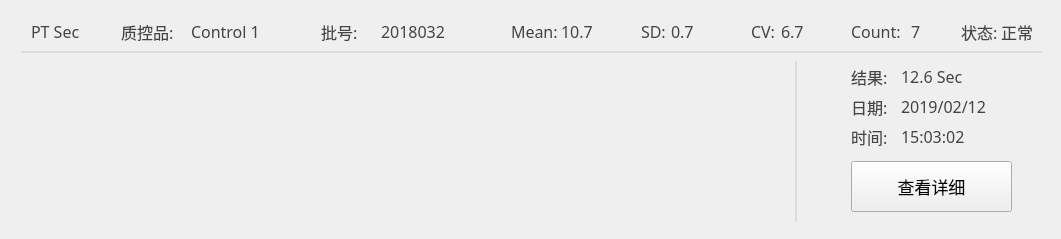
<?xml version="1.0" encoding="UTF-8"?>
<ui version="4.0">
 <class>CusQualityChart</class>
 <widget class="QWidget" name="CusQualityChart">
  <property name="geometry">
   <rect>
    <x>0</x>
    <y>0</y>
    <width>1061</width>
    <height>239</height>
   </rect>
  </property>
  <property name="font">
   <font>
    <family>苹方 粗体</family>
    <pointsize>15</pointsize>
   </font>
  </property>
  <property name="windowTitle">
   <string>Form</string>
  </property>
  <property name="styleSheet">
   <string notr="true"/>
  </property>
  <layout class="QHBoxLayout" name="horizontalLayout">
   <item>
    <widget class="CusView" name="wgtChartBg" native="true">
     <widget class="QLineEdit" name="lineEdit_4">
      <property name="geometry">
       <rect>
        <x>770</x>
        <y>50</y>
        <width>16</width>
        <height>161</height>
       </rect>
      </property>
      <property name="styleSheet">
       <string notr="true">	border:none;
	background-color:transparent;
	border-right:2px solid #DDDDDD;
</string>
      </property>
      <property name="readOnly">
       <bool>true</bool>
      </property>
     </widget>
     <widget class="QualityChart" name="wgtChart" native="true">
      <property name="geometry">
       <rect>
        <x>10</x>
        <y>50</y>
        <width>761</width>
        <height>161</height>
       </rect>
      </property>
      <property name="styleSheet">
       <string notr="true"/>
      </property>
     </widget>
     <widget class="QLineEdit" name="lineEdit_3">
      <property name="geometry">
       <rect>
        <x>10</x>
        <y>40</y>
        <width>1021</width>
        <height>16</height>
       </rect>
      </property>
      <property name="styleSheet">
       <string notr="true">	border:none;
	background-color:transparent;
	border-top:2px solid #DDDDDD;
</string>
      </property>
      <property name="readOnly">
       <bool>true</bool>
      </property>
     </widget>
     <widget class="QLabel" name="lblResultName">
      <property name="geometry">
       <rect>
        <x>20</x>
        <y>10</y>
        <width>91</width>
        <height>21</height>
       </rect>
      </property>
      <property name="font">
       <font>
        <family>苹方 粗体</family>
        <pointsize>12</pointsize>
       </font>
      </property>
      <property name="styleSheet">
       <string notr="true">color:#444444</string>
      </property>
      <property name="text">
       <string>PT Sec</string>
      </property>
     </widget>
     <widget class="QLabel" name="lblControlName">
      <property name="geometry">
       <rect>
        <x>180</x>
        <y>10</y>
        <width>131</width>
        <height>21</height>
       </rect>
      </property>
      <property name="font">
       <font>
        <family>苹方 粗体</family>
        <pointsize>12</pointsize>
       </font>
      </property>
      <property name="styleSheet">
       <string notr="true">color:#444444</string>
      </property>
      <property name="text">
       <string>Control 1</string>
      </property>
     </widget>
     <widget class="QLabel" name="label_3">
      <property name="geometry">
       <rect>
        <x>110</x>
        <y>10</y>
        <width>71</width>
        <height>21</height>
       </rect>
      </property>
      <property name="font">
       <font>
        <family>苹方 粗体</family>
        <pointsize>12</pointsize>
       </font>
      </property>
      <property name="styleSheet">
       <string notr="true">color:#444444</string>
      </property>
      <property name="text">
       <string>质控品:</string>
      </property>
     </widget>
     <widget class="QLabel" name="lblCurrentBatch">
      <property name="geometry">
       <rect>
        <x>370</x>
        <y>10</y>
        <width>111</width>
        <height>21</height>
       </rect>
      </property>
      <property name="font">
       <font>
        <family>苹方 粗体</family>
        <pointsize>12</pointsize>
       </font>
      </property>
      <property name="styleSheet">
       <string notr="true">color:#444444</string>
      </property>
      <property name="text">
       <string>2018032</string>
      </property>
     </widget>
     <widget class="QLabel" name="label_5">
      <property name="geometry">
       <rect>
        <x>310</x>
        <y>10</y>
        <width>61</width>
        <height>21</height>
       </rect>
      </property>
      <property name="font">
       <font>
        <family>苹方 粗体</family>
        <pointsize>12</pointsize>
       </font>
      </property>
      <property name="styleSheet">
       <string notr="true">color:#444444</string>
      </property>
      <property name="text">
       <string>批号:</string>
      </property>
     </widget>
     <widget class="QLabel" name="label_6">
      <property name="geometry">
       <rect>
        <x>500</x>
        <y>10</y>
        <width>51</width>
        <height>21</height>
       </rect>
      </property>
      <property name="font">
       <font>
        <family>苹方 粗体</family>
        <pointsize>12</pointsize>
       </font>
      </property>
      <property name="styleSheet">
       <string notr="true">color:#444444</string>
      </property>
      <property name="text">
       <string>Mean:</string>
      </property>
     </widget>
     <widget class="QLabel" name="lblMean">
      <property name="geometry">
       <rect>
        <x>550</x>
        <y>10</y>
        <width>51</width>
        <height>21</height>
       </rect>
      </property>
      <property name="font">
       <font>
        <family>苹方 粗体</family>
        <pointsize>12</pointsize>
       </font>
      </property>
      <property name="styleSheet">
       <string notr="true">color:#444444</string>
      </property>
      <property name="text">
       <string>10.7</string>
      </property>
     </widget>
     <widget class="QLabel" name="label_8">
      <property name="geometry">
       <rect>
        <x>630</x>
        <y>10</y>
        <width>31</width>
        <height>21</height>
       </rect>
      </property>
      <property name="font">
       <font>
        <family>苹方 粗体</family>
        <pointsize>12</pointsize>
       </font>
      </property>
      <property name="styleSheet">
       <string notr="true">color:#444444</string>
      </property>
      <property name="text">
       <string>SD:</string>
      </property>
     </widget>
     <widget class="QLabel" name="lblSD">
      <property name="geometry">
       <rect>
        <x>660</x>
        <y>10</y>
        <width>51</width>
        <height>21</height>
       </rect>
      </property>
      <property name="font">
       <font>
        <family>苹方 粗体</family>
        <pointsize>12</pointsize>
       </font>
      </property>
      <property name="styleSheet">
       <string notr="true">color:#444444</string>
      </property>
      <property name="text">
       <string>0.7</string>
      </property>
     </widget>
     <widget class="QLabel" name="lblCV">
      <property name="geometry">
       <rect>
        <x>770</x>
        <y>10</y>
        <width>51</width>
        <height>21</height>
       </rect>
      </property>
      <property name="font">
       <font>
        <family>苹方 粗体</family>
        <pointsize>12</pointsize>
       </font>
      </property>
      <property name="styleSheet">
       <string notr="true">color:#444444</string>
      </property>
      <property name="text">
       <string>6.7</string>
      </property>
     </widget>
     <widget class="QLabel" name="label_11">
      <property name="geometry">
       <rect>
        <x>740</x>
        <y>10</y>
        <width>31</width>
        <height>21</height>
       </rect>
      </property>
      <property name="font">
       <font>
        <family>苹方 粗体</family>
        <pointsize>12</pointsize>
       </font>
      </property>
      <property name="styleSheet">
       <string notr="true">color:#444444</string>
      </property>
      <property name="text">
       <string>CV:</string>
      </property>
     </widget>
     <widget class="QLabel" name="lblCount">
      <property name="geometry">
       <rect>
        <x>900</x>
        <y>10</y>
        <width>21</width>
        <height>21</height>
       </rect>
      </property>
      <property name="font">
       <font>
        <family>苹方 粗体</family>
        <pointsize>12</pointsize>
       </font>
      </property>
      <property name="styleSheet">
       <string notr="true">color:#444444</string>
      </property>
      <property name="text">
       <string>7</string>
      </property>
     </widget>
     <widget class="QLabel" name="label_13">
      <property name="geometry">
       <rect>
        <x>840</x>
        <y>10</y>
        <width>51</width>
        <height>21</height>
       </rect>
      </property>
      <property name="font">
       <font>
        <family>苹方 粗体</family>
        <pointsize>12</pointsize>
       </font>
      </property>
      <property name="styleSheet">
       <string notr="true">color:#444444</string>
      </property>
      <property name="text">
       <string>Count:</string>
      </property>
     </widget>
     <widget class="QLabel" name="lblState">
      <property name="geometry">
       <rect>
        <x>990</x>
        <y>10</y>
        <width>41</width>
        <height>21</height>
       </rect>
      </property>
      <property name="font">
       <font>
        <family>苹方 粗体</family>
        <pointsize>12</pointsize>
       </font>
      </property>
      <property name="styleSheet">
       <string notr="true">color:#444444</string>
      </property>
      <property name="text">
       <string>正常</string>
      </property>
     </widget>
     <widget class="QLabel" name="label_15">
      <property name="geometry">
       <rect>
        <x>950</x>
        <y>10</y>
        <width>41</width>
        <height>21</height>
       </rect>
      </property>
      <property name="font">
       <font>
        <family>苹方 粗体</family>
        <pointsize>12</pointsize>
       </font>
      </property>
      <property name="styleSheet">
       <string notr="true">color:#444444</string>
      </property>
      <property name="text">
       <string>状态:</string>
      </property>
     </widget>
     <widget class="QPushButton" name="btnRight">
      <property name="geometry">
       <rect>
        <x>1000</x>
        <y>40</y>
        <width>41</width>
        <height>181</height>
       </rect>
      </property>
      <property name="focusPolicy">
       <enum>Qt::NoFocus</enum>
      </property>
      <property name="text">
       <string/>
      </property>
      <property name="icon">
       <iconset resource="../main.qrc">
        <normaloff>:/image/toright.png</normaloff>:/image/toright.png</iconset>
      </property>
      <property name="iconSize">
       <size>
        <width>28</width>
        <height>28</height>
       </size>
      </property>
      <property name="flat">
       <bool>true</bool>
      </property>
     </widget>
     <widget class="QPushButton" name="btnLeft">
      <property name="geometry">
       <rect>
        <x>800</x>
        <y>45</y>
        <width>41</width>
        <height>171</height>
       </rect>
      </property>
      <property name="focusPolicy">
       <enum>Qt::NoFocus</enum>
      </property>
      <property name="text">
       <string/>
      </property>
      <property name="icon">
       <iconset resource="../main.qrc">
        <normaloff>:/image/toleft.png</normaloff>:/image/toleft.png</iconset>
      </property>
      <property name="iconSize">
       <size>
        <width>27</width>
        <height>26</height>
       </size>
      </property>
      <property name="flat">
       <bool>true</bool>
      </property>
     </widget>
     <widget class="QLabel" name="label_16">
      <property name="geometry">
       <rect>
        <x>840</x>
        <y>50</y>
        <width>41</width>
        <height>31</height>
       </rect>
      </property>
      <property name="font">
       <font>
        <family>苹方 粗体</family>
        <pointsize>12</pointsize>
       </font>
      </property>
      <property name="styleSheet">
       <string notr="true">color:#444444</string>
      </property>
      <property name="text">
       <string>结果:</string>
      </property>
     </widget>
     <widget class="QLabel" name="lblResultVal">
      <property name="geometry">
       <rect>
        <x>890</x>
        <y>50</y>
        <width>121</width>
        <height>31</height>
       </rect>
      </property>
      <property name="font">
       <font>
        <family>苹方 粗体</family>
        <pointsize>12</pointsize>
       </font>
      </property>
      <property name="styleSheet">
       <string notr="true">color:#444444</string>
      </property>
      <property name="text">
       <string>12.6 Sec</string>
      </property>
     </widget>
     <widget class="QLabel" name="lblDate">
      <property name="geometry">
       <rect>
        <x>890</x>
        <y>80</y>
        <width>101</width>
        <height>31</height>
       </rect>
      </property>
      <property name="font">
       <font>
        <family>苹方 粗体</family>
        <pointsize>12</pointsize>
       </font>
      </property>
      <property name="styleSheet">
       <string notr="true">color:#444444</string>
      </property>
      <property name="text">
       <string>2019/02/12</string>
      </property>
     </widget>
     <widget class="QLabel" name="label_19">
      <property name="geometry">
       <rect>
        <x>840</x>
        <y>80</y>
        <width>41</width>
        <height>31</height>
       </rect>
      </property>
      <property name="font">
       <font>
        <family>苹方 粗体</family>
        <pointsize>12</pointsize>
       </font>
      </property>
      <property name="styleSheet">
       <string notr="true">color:#444444</string>
      </property>
      <property name="text">
       <string>日期:</string>
      </property>
     </widget>
     <widget class="QLabel" name="label_20">
      <property name="geometry">
       <rect>
        <x>840</x>
        <y>110</y>
        <width>41</width>
        <height>31</height>
       </rect>
      </property>
      <property name="font">
       <font>
        <family>苹方 粗体</family>
        <pointsize>12</pointsize>
       </font>
      </property>
      <property name="styleSheet">
       <string notr="true">color:#444444</string>
      </property>
      <property name="text">
       <string>时间:</string>
      </property>
     </widget>
     <widget class="QLabel" name="lblTime">
      <property name="geometry">
       <rect>
        <x>890</x>
        <y>110</y>
        <width>101</width>
        <height>31</height>
       </rect>
      </property>
      <property name="font">
       <font>
        <family>苹方 粗体</family>
        <pointsize>12</pointsize>
       </font>
      </property>
      <property name="styleSheet">
       <string notr="true">color:#444444</string>
      </property>
      <property name="text">
       <string>15:03:02</string>
      </property>
     </widget>
     <widget class="QPushButton" name="btnAddCode">
      <property name="geometry">
       <rect>
        <x>840</x>
        <y>150</y>
        <width>161</width>
        <height>51</height>
       </rect>
      </property>
      <property name="font">
       <font>
        <family>苹方 粗体</family>
        <pointsize>13</pointsize>
        <weight>50</weight>
        <bold>false</bold>
        <stylestrategy>PreferDefault</stylestrategy>
       </font>
      </property>
      <property name="focusPolicy">
       <enum>Qt::NoFocus</enum>
      </property>
      <property name="styleSheet">
       <string notr="true"/>
      </property>
      <property name="text">
       <string>查看详细</string>
      </property>
      <property name="iconSize">
       <size>
        <width>37</width>
        <height>32</height>
       </size>
      </property>
      <property name="checkable">
       <bool>false</bool>
      </property>
      <property name="checked">
       <bool>false</bool>
      </property>
      <property name="autoExclusive">
       <bool>false</bool>
      </property>
     </widget>
    </widget>
   </item>
  </layout>
 </widget>
 <customwidgets>
  <customwidget>
   <class>CusView</class>
   <extends>QWidget</extends>
   <header>cusview.h</header>
   <container>1</container>
  </customwidget>
  <customwidget>
   <class>QualityChart</class>
   <extends>QWidget</extends>
   <header>qualitychart.h</header>
   <container>1</container>
  </customwidget>
 </customwidgets>
 <resources>
  <include location="../main.qrc"/>
 </resources>
 <connections/>
</ui>
